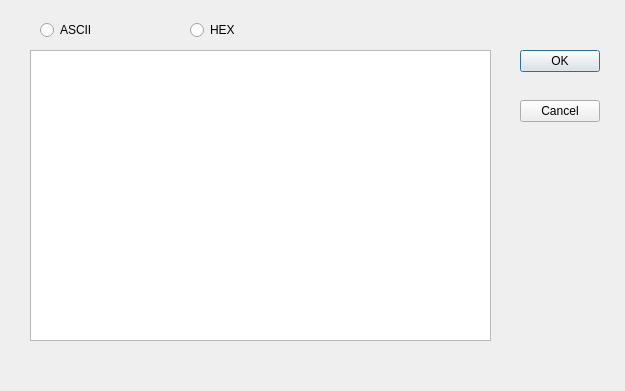
<?xml version="1.0" encoding="UTF-8"?>
<ui version="4.0">
 <class>cmdInputDlg</class>
 <widget class="QDialog" name="cmdInputDlg">
  <property name="geometry">
   <rect>
    <x>0</x>
    <y>0</y>
    <width>625</width>
    <height>391</height>
   </rect>
  </property>
  <property name="windowTitle">
   <string>Dialog</string>
  </property>
  <widget class="QPushButton" name="okBtn">
   <property name="geometry">
    <rect>
     <x>520</x>
     <y>50</y>
     <width>80</width>
     <height>22</height>
    </rect>
   </property>
   <property name="text">
    <string>OK</string>
   </property>
  </widget>
  <widget class="QPushButton" name="exitBtn">
   <property name="geometry">
    <rect>
     <x>520</x>
     <y>100</y>
     <width>80</width>
     <height>22</height>
    </rect>
   </property>
   <property name="text">
    <string>Cancel</string>
   </property>
  </widget>
  <widget class="QRadioButton" name="asciiRd">
   <property name="geometry">
    <rect>
     <x>40</x>
     <y>20</y>
     <width>100</width>
     <height>20</height>
    </rect>
   </property>
   <property name="text">
    <string>ASCII</string>
   </property>
  </widget>
  <widget class="QRadioButton" name="hexRd">
   <property name="geometry">
    <rect>
     <x>190</x>
     <y>20</y>
     <width>100</width>
     <height>20</height>
    </rect>
   </property>
   <property name="text">
    <string>HEX</string>
   </property>
  </widget>
  <widget class="QPlainTextEdit" name="cmdTxt">
   <property name="geometry">
    <rect>
     <x>30</x>
     <y>50</y>
     <width>461</width>
     <height>291</height>
    </rect>
   </property>
  </widget>
 </widget>
 <resources/>
 <connections/>
</ui>
